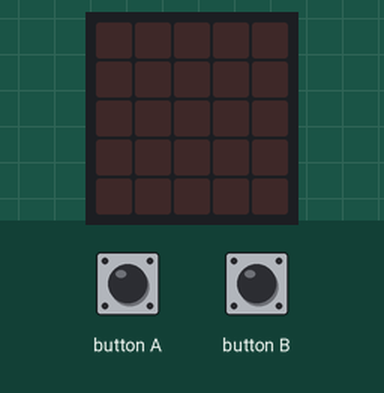
A program run on a simulated BBC micro:bit running MicroPython. Shown: the board's 5×5 LED display. Inputs (shaded band) come from the test bench.

Above: at 1.2 s.
1.3 s: button A pressed for 0.15 s
At 2.2 s:
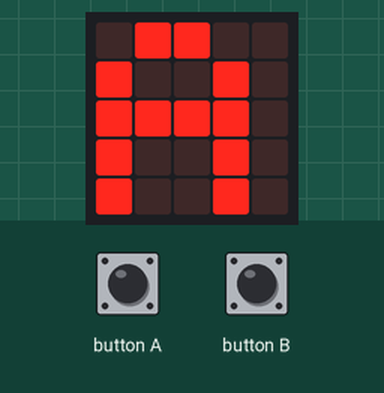
2.9 s: button B pressed for 0.15 s
At 3.4 s:
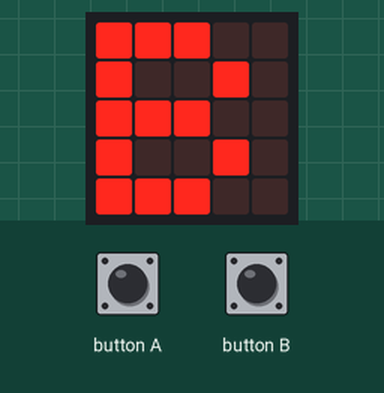
4.5 s: button A pressed for 1 s
At 5.8 s:
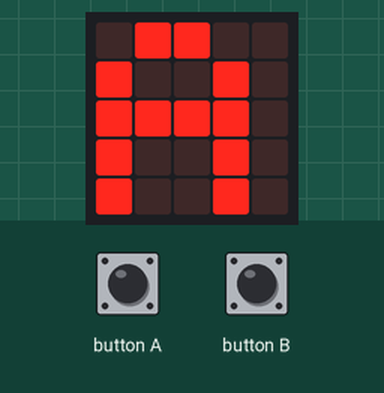
7.0 s: button B pressed for 1 s
At 7.8 s:
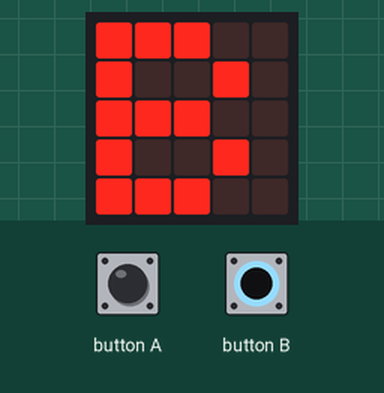
Timing chart, 0 to 10.0 s (numbered marks = the images above; inputs shaded):
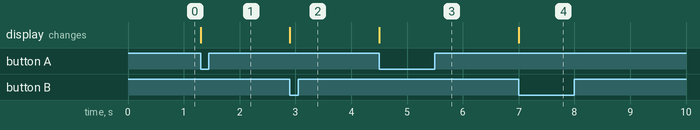

Measured:
- after the input at 1.3 s, the display: changes at once (image 1)
- after the input at 2.9 s, the display: changes at once (image 2)
- after the input at 4.5 s, the display: changes at once (image 3)
- after the input at 7.0 s, the display: changes at once (image 4)

The program:

buttons-02.py
```python
# Imports go at the top
from microbit import *

# Code in a 'while True:' loop repeats forever
while True:
    # Check if button A is pressed
    if button_a.is_pressed():
        display.show('A') # Display 'A' if button A is pressed
    # Check if button B is pressed
    if button_b.is_pressed():
        display.show('B') # Display 'B' if button B is pressed
```
